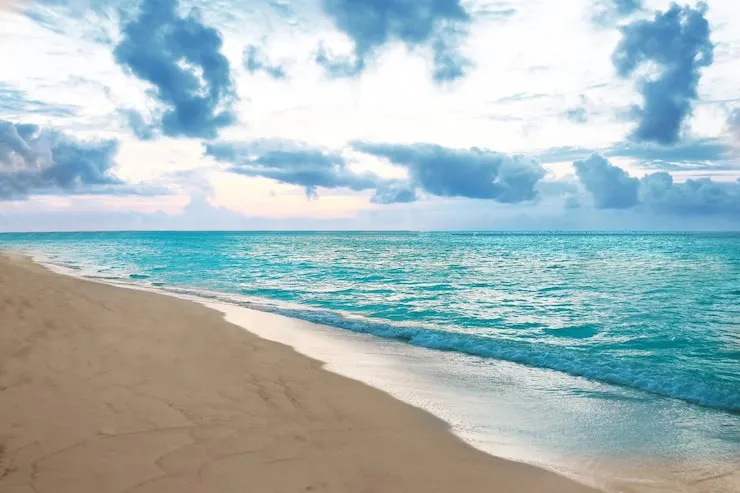
#> input picture Week3/face_img/bg.webp, 740 x 493 px, found by its file name
$ python hsv_masking.py
#> lines starting #> are read from the running program, lines starting #| are printed output that depends on the picture; after the words box and inside, x2 and y2 are one past the last pixel; in counts of white or black regions, pixels touching at a corner belong together
import cv2
import numpy as np
import time
# made a class to encapsulate all the functionality of our background remover app
class BackgroundRemover:
    def __init__(self, camera_id=0, bg_image_path=r"C:\Users\Piyush\Documents\cv_journey\Week3\face_img\bg.webp"):
        """This runs automatically when we create our object."""
#> called with camera_id = 0
        self.cap = cv2.VideoCapture(camera_id)
        self.bg_image = cv2.imread(bg_image_path)
#> self.bg_image is the input picture: shape (493, 740, 3); mean B, G, R 189.2, 186.1, 165.7
        self.mode = 1  # 1: Image, 2: Blur, 3: Normal
        self.setup_trackbars()

    def empty(self, a):
        pass

    def setup_trackbars(self):
        """Creates the settings window for tuning our mask."""
        cv2.namedWindow("Settings")
        cv2.resizeWindow("Settings", 640, 250)
        cv2.createTrackbar("Hue Min", "Settings", 40, 179, self.empty)
        cv2.createTrackbar("Hue Max", "Settings", 90, 179, self.empty)
        cv2.createTrackbar("Sat Min", "Settings", 40, 255, self.empty)
        cv2.createTrackbar("Sat Max", "Settings", 255, 255, self.empty)
        cv2.createTrackbar("Val Min", "Settings", 40, 255, self.empty)
        cv2.createTrackbar("Val Max", "Settings", 255, 255, self.empty)

    def get_alpha_mask(self, frame):
        """Handles HSV, Morphology, Erosion, and Blurring."""
        hsv = cv2.cvtColor(frame, cv2.COLOR_BGR2HSV)

        # Read sliders
        h_min = cv2.getTrackbarPos("Hue Min", "Settings")
        h_max = cv2.getTrackbarPos("Hue Max", "Settings")
        s_min = cv2.getTrackbarPos("Sat Min", "Settings")
        s_max = cv2.getTrackbarPos("Sat Max", "Settings")
        v_min = cv2.getTrackbarPos("Val Min", "Settings")
        v_max = cv2.getTrackbarPos("Val Max", "Settings")
        lower = np.array([h_min, s_min, v_min])
        upper = np.array([h_max, s_max, v_max])

        # 1. Color Mask
        bg_mask = cv2.inRange(hsv, lower, upper)

        # 2. Smooth (Morphology)
        kernel = np.ones((5, 5), np.uint8)
        bg_mask = cv2.morphologyEx(bg_mask, cv2.MORPH_OPEN, kernel)
        bg_mask = cv2.morphologyEx(bg_mask, cv2.MORPH_CLOSE, kernel)

        # 3. Invert (You = White)
        fg_mask = cv2.bitwise_not(bg_mask)

        # 4. Refine Edges (Erosion + Blur)
        erode_kernel = np.ones((3, 3), np.uint8)
        fg_mask = cv2.erode(fg_mask, erode_kernel, iterations=2)
        fg_mask = cv2.GaussianBlur(fg_mask, (15, 15), 0)

        # 5. Convert to 0.0 - 1.0 Alpha scale
        alpha = cv2.cvtColor(fg_mask, cv2.COLOR_GRAY2BGR).astype(float) / 255.0
        return alpha

    def apply_background(self, frame, alpha):
        """Performs the Alpha Blending math with the chosen background."""
        foreground = frame.astype(float)

        if self.mode == 1 and self.bg_image is not None:
            bg_resized = cv2.resize(self.bg_image, (frame.shape[1], frame.shape[0]))
            background = bg_resized.astype(float)

        elif self.mode == 2:
            background = cv2.GaussianBlur(frame, (51, 51), 0).astype(float)

        else:
            background = foreground.copy()

        # The Magic Blend Equation
        blended = cv2.multiply(alpha, foreground) + cv2.multiply(1.0 - alpha, background)
        return blended.astype(np.uint8)

    def run(self):
        """The main loop that runs our pipeline."""
        print("Zoom Clone App Initialized!")
        print("Press '1' for Image | '2' for Blur | '3' for Normal | 'q' to Quit")

        prev_time = 0

        while True:
            ret, frame = self.cap.read()
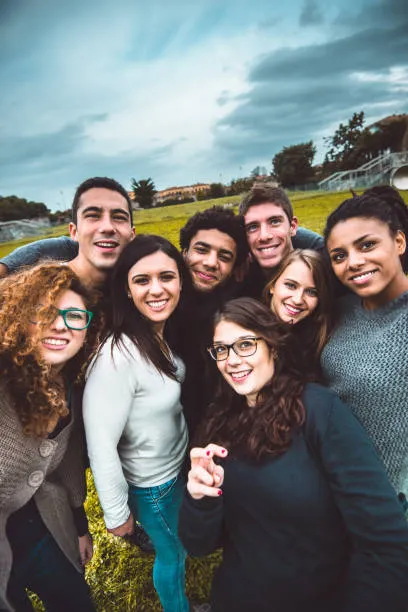
#> input picture Week3/face_img/group.webp, 408 x 612 px, given in place of the camera
#> frame is the input picture: shape (612, 408, 3); mean B, G, R 117.7, 118.9, 115.1
            if not ret: break

            frame = cv2.flip(frame, 1)
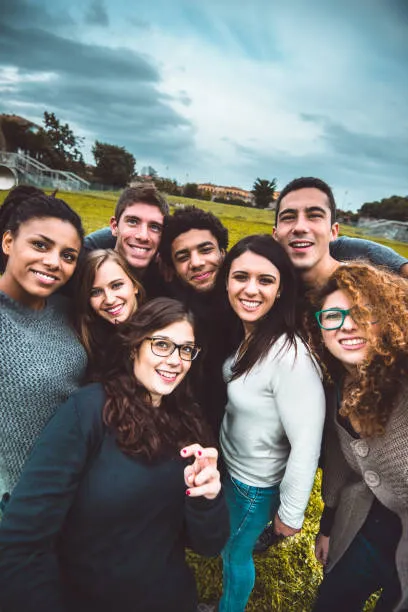
#> frame: shape (612, 408, 3); mean B, G, R 117.7, 118.9, 115.1

            # cropped the frame
            h, w = frame.shape[:2]
#> h = 612; w = 408

            crop_w, crop_h = 350,250


            if w >= crop_w and h >= crop_h:
                start_x = (w - crop_w) // 2
#> start_x = 29
                start_y = (h - crop_h) // 2
#> start_y = 181
                frame = frame[start_y:start_y+crop_h, start_x:start_x+crop_w]
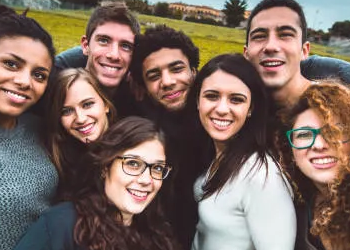
#> frame: shape (250, 350, 3); mean B, G, R 96.3, 105.8, 124


            alpha_mask = self.get_alpha_mask(frame)
#> in get_alpha_mask, `hsv = cv2.cvtColor(frame, cv2.COLOR_BGR2HSV)`: hsv: shape (250, 350, 3); mean H, S, V 60.2, 76.9, 128.3
#> in get_alpha_mask, `bg_mask = cv2.inRange(hsv, lower, upper)`:
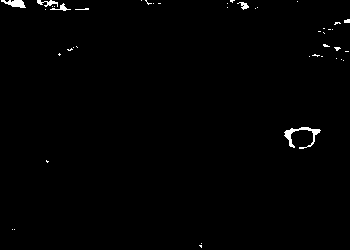
#> bg_mask: shape (250, 350); 0.8% white; 44 white regions (38 under 20 px), largest, box (x1, y1, x2, y2) and area: (284, 127, 321, 149) 231, (1, 0, 26, 8) 121, (37, 0, 58, 7) 72, (50, 3, 71, 11) 53, (237, 2, 249, 10) 45, (344, 19, 350, 23) 21
#> in get_alpha_mask, `bg_mask = cv2.morphologyEx(bg_mask, cv2.MORPH_OPEN, kernel)`: bg_mask: shape (250, 350); 0.17% white; 3 white regions, box (x1, y1, x2, y2) and area: (12, 0, 24, 7) 79, (285, 130, 291, 138) 46, (313, 129, 318, 134) 25
#> in get_alpha_mask, `bg_mask = cv2.morphologyEx(bg_mask, cv2.MORPH_CLOSE, kernel)`: bg_mask: shape (250, 350); 0.18% white; 3 white regions, box (x1, y1, x2, y2) and area: (12, 0, 24, 7) 84, (285, 130, 291, 138) 46, (313, 129, 318, 134) 25
#> in get_alpha_mask, `fg_mask = cv2.erode(fg_mask, erode_kernel, iterations=2)`: fg_mask: shape (250, 350); 99.6% white; 3 black regions, box (x1, y1, x2, y2) and area: (10, 0, 26, 9) 144, (283, 128, 293, 140) 118, (311, 127, 320, 136) 81
#> in get_alpha_mask, `fg_mask = cv2.GaussianBlur(fg_mask, (15, 15), 0)`:
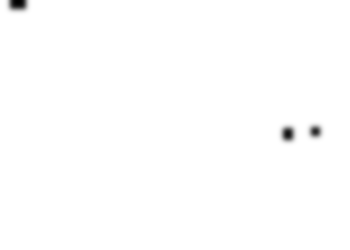
#> fg_mask: shape (250, 350); min 0, max 255, mean 254
            final_output = self.apply_background(frame, alpha_mask)
#> in apply_background, `bg_resized = cv2.resize(self.bg_image, (frame.shape[1], frame.shape[0]))`:
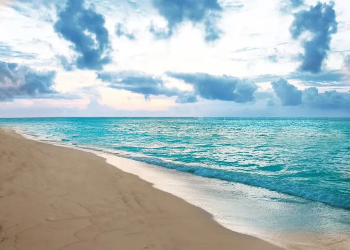
#> bg_resized: shape (250, 350, 3); mean B, G, R 189.1, 185.9, 165.6

            # Add FPS counter
            curr_time = time.time()
            fps = int(1 / (curr_time - prev_time))
            prev_time = curr_time
            cv2.putText(final_output, f"FPS: {fps}", (10, 30), cv2.FONT_HERSHEY_SIMPLEX, 1, (0, 255, 0), 2)
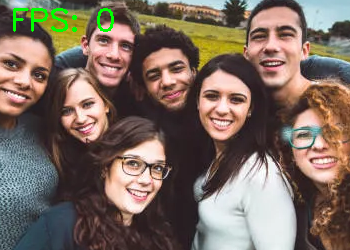
#> final_output: shape (250, 350, 3); mean B, G, R 96.2, 107.3, 123.3

            cv2.imshow("Week 3: Pro Zoom Clone", final_output)

            # Listen for keyboard presses
            key = cv2.waitKey(1) & 0xFF
#> (key q is pressed here)
            if key == ord('1'): self.mode = 1
            elif key == ord('2'): self.mode = 2
            elif key == ord('3'): self.mode = 3
            elif key == ord('q'): break

        self.cap.release()
        cv2.destroyAllWindows()


#
if __name__ == "__main__":
    # 1. Create the App
    my_app = BackgroundRemover(camera_id=0, bg_image_path=r"C:\Users\Piyush\Documents\cv_journey\Week3\face_img\bg.webp")

    # 2. Run the App
    my_app.run()
